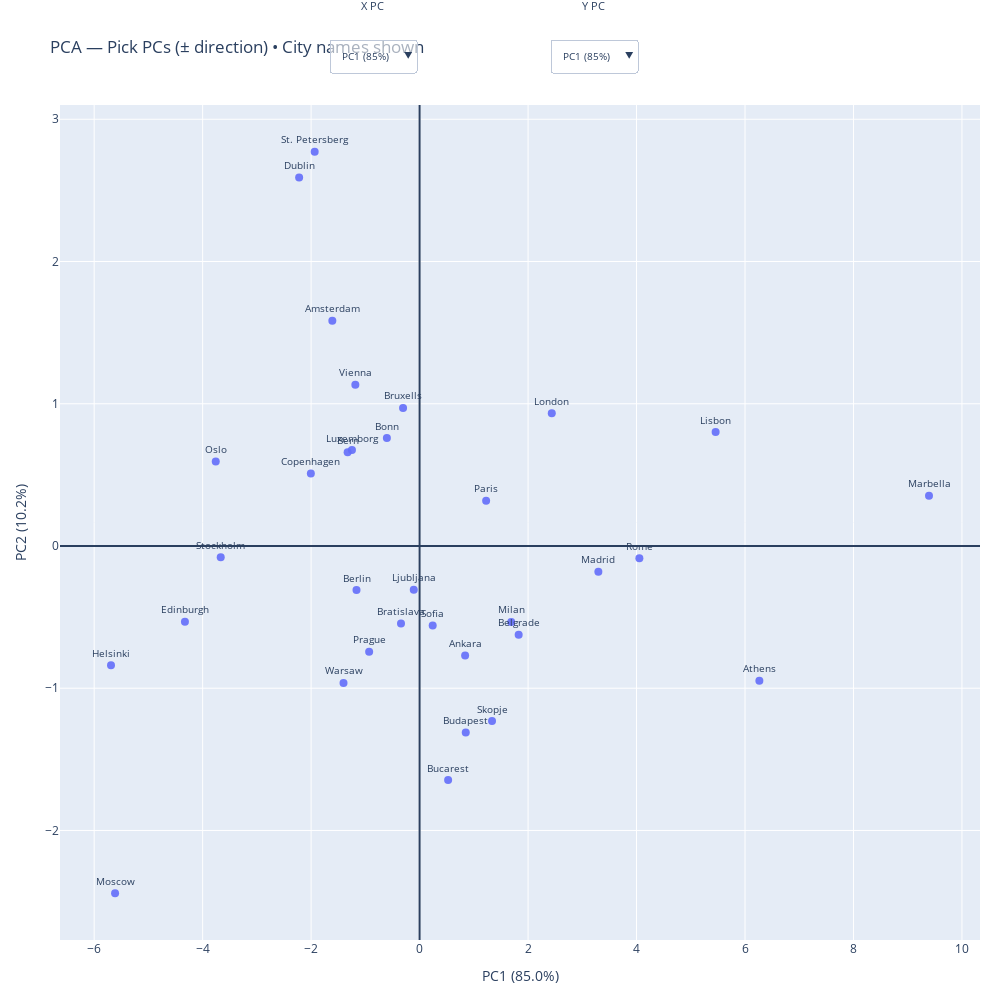

Notebook code for this chart:
### Code cell
# 3) PCA axis picker + Explained variance + Residual map
p = compute_pca_matrix(df, city_col, month_cols, retain=0.95)
fig3 = fig_pca_axis_picker(p["Z"], p["cities"], p["var"]); fig3.show()

### Figure 1 — Plotly figure (JSON) as saved in the notebook; plotly's stock layout.template omitted (floating-point values rounded to 4 significant figures)
{"data": [{"hovertemplate": "<b>%{text}</b><br>PCX=%{x:.3f}<br>PCY=%{y:.3f}<extra></extra>", "marker": {"opacity": 0.9, "size": 8}, "mode": "markers+text", "text": ["Amsterdam", "Ankara", "Athens", "Belgrade", "Berlin", "Bern", "Bonn", "Bruxells", "Bucarest", "Budapest", "Copenhagen", "Dublin", "Helsinki", "Lisbon", "London", "Luxemborg", "Marbella", "Moscow", "Oslo", "Paris", "Prague", "Rome", "Sofia", "Stockholm", "Vienna", "Warsaw", "Bratislava", "St. Petersberg", "Ljubljana", "Madrid", "Milan", "Edinburgh", "Skopje"], "textfont": {"size": 10}, "textposition": "top center", "type": "scatter", "x": [-1.609, 0.8395, 6.265, 1.826, -1.163, -1.327, -0.603, -0.3046, 0.5259, 0.851, -2.005, -2.221, -5.69, 5.458, 2.437, -1.247, 9.392, -5.614, -3.759, 1.227, -0.93, 4.052, 0.2417, -3.667, -1.185, -1.402, -0.3427, -1.934, -0.1073, 3.296, 1.689, -4.327, 1.335], "y": [1.584, -0.7702, -0.9466, -0.6241, -0.3102, 0.6595, 0.7588, 0.9704, -1.646, -1.311, 0.5104, 2.591, -0.8392, 0.801, 0.9324, 0.6747, 0.3539, -2.441, 0.5932, 0.3179, -0.7443, -0.08659, -0.5587, -0.07988, 1.133, -0.9626, -0.5457, 2.772, -0.3083, -0.1812, -0.5338, -0.5317, -1.23]}], "layout": {"annotations": [{"font": {"size": 11}, "showarrow": false, "text": "X PC", "x": 0.34, "xanchor": "center", "xref": "paper", "y": 1.13, "yanchor": "top", "yref": "paper"}, {"font": {"size": 11}, "showarrow": false, "text": "Y PC", "x": 0.58, "xanchor": "center", "xref": "paper", "y": 1.13, "yanchor": "top", "yref": "paper"}], "autosize": false, "height": 1000, "hovermode": "closest", "margin": {"b": 60, "l": 60, "r": 20, "t": 105}, "shapes": [{"type": "line", "x0": 0, "x1": 1, "xref": "x domain", "y0": 0, "y1": 0, "yref": "y"}, {"type": "line", "x0": 0, "x1": 0, "xref": "x", "y0": 0, "y1": 1, "yref": "y domain"}], "title": {"text": "PCA — Pick PCs (± direction) • City names shown"}, "updatemenus": [{"bgcolor": "rgba(255,255,255,0.6)", "buttons": [{"args": [{"x": [[-1.609, 0.8395, 6.265, 1.826, -1.163, -1.327, -0.603, -0.3046, 0.5259, 0.851, -2.005, -2.221, -5.69, 5.458, 2.437, -1.247, 9.392, -5.614, -3.759, 1.227, -0.93, 4.052, 0.2417, -3.667, -1.185, -1.402, -0.3427, -1.934, -0.1073, 3.296, 1.689, -4.327, 1.335]]}, {"xaxis.title.text": "PC1 (85.0%)"}], "label": "PC1 (85%)", "method": "update"}, {"args": [{"x": [[1.609, -0.8395, -6.265, -1.826, 1.163, 1.327, 0.603, 0.3046, -0.5259, -0.851, 2.005, 2.221, 5.69, -5.458, -2.437, 1.247, -9.392, 5.614, 3.759, -1.227, 0.93, -4.052, -0.2417, 3.667, 1.185, 1.402, 0.3427, 1.934, 0.1073, -3.296, -1.689, 4.327, -1.335]]}, {"xaxis.title.text": "-PC1 (85.0%)"}], "label": "-PC1", "method": "update"}, {"args": [{"x": [[1.584, -0.7702, -0.9466, -0.6241, -0.3102, 0.6595, 0.7588, 0.9704, -1.646, -1.311, 0.5104, 2.591, -0.8392, 0.801, 0.9324, 0.6747, 0.3539, -2.441, 0.5932, 0.3179, -0.7443, -0.08659, -0.5587, -0.07988, 1.133, -0.9626, -0.5457, 2.772, -0.3083, -0.1812, -0.5338, -0.5317, -1.23]]}, {"xaxis.title.text": "PC2 (10.2%)"}], "label": "PC2 (10%)", "method": "update"}, {"args": [{"x": [[-1.584, 0.7702, 0.9466, 0.6241, 0.3102, -0.6595, -0.7588, -0.9704, 1.646, 1.311, -0.5104, -2.591, 0.8392, -0.801, -0.9324, -0.6747, -0.3539, 2.441, -0.5932, -0.3179, 0.7443, 0.08659, 0.5587, 0.07988, -1.133, 0.9626, 0.5457, -2.772, 0.3083, 0.1812, 0.5338, 0.5317, 1.23]]}, {"xaxis.title.text": "-PC2 (10.2%)"}], "label": "-PC2", "method": "update"}], "direction": "down", "font": {"size": 10}, "pad": {"b": 1, "l": 1, "r": 1, "t": 1}, "showactive": true, "type": "dropdown", "x": 0.34, "xanchor": "center", "y": 1.08, "yanchor": "top"}, {"bgcolor": "rgba(255,255,255,0.6)", "buttons": [{"args": [{"y": [[-1.609, 0.8395, 6.265, 1.826, -1.163, -1.327, -0.603, -0.3046, 0.5259, 0.851, -2.005, -2.221, -5.69, 5.458, 2.437, -1.247, 9.392, -5.614, -3.759, 1.227, -0.93, 4.052, 0.2417, -3.667, -1.185, -1.402, -0.3427, -1.934, -0.1073, 3.296, 1.689, -4.327, 1.335]]}, {"yaxis.title.text": "PC1 (85.0%)"}], "label": "PC1 (85%)", "method": "update"}, {"args": [{"y": [[1.609, -0.8395, -6.265, -1.826, 1.163, 1.327, 0.603, 0.3046, -0.5259, -0.851, 2.005, 2.221, 5.69, -5.458, -2.437, 1.247, -9.392, 5.614, 3.759, -1.227, 0.93, -4.052, -0.2417, 3.667, 1.185, 1.402, 0.3427, 1.934, 0.1073, -3.296, -1.689, 4.327, -1.335]]}, {"yaxis.title.text": "-PC1 (85.0%)"}], "label": "-PC1", "method": "update"}, {"args": [{"y": [[1.584, -0.7702, -0.9466, -0.6241, -0.3102, 0.6595, 0.7588, 0.9704, -1.646, -1.311, 0.5104, 2.591, -0.8392, 0.801, 0.9324, 0.6747, 0.3539, -2.441, 0.5932, 0.3179, -0.7443, -0.08659, -0.5587, -0.07988, 1.133, -0.9626, -0.5457, 2.772, -0.3083, -0.1812, -0.5338, -0.5317, -1.23]]}, {"yaxis.title.text": "PC2 (10.2%)"}], "label": "PC2 (10%)", "method": "update"}, {"args": [{"y": [[-1.584, 0.7702, 0.9466, 0.6241, 0.3102, -0.6595, -0.7588, -0.9704, 1.646, 1.311, -0.5104, -2.591, 0.8392, -0.801, -0.9324, -0.6747, -0.3539, 2.441, -0.5932, -0.3179, 0.7443, 0.08659, 0.5587, 0.07988, -1.133, 0.9626, 0.5457, -2.772, 0.3083, 0.1812, 0.5338, 0.5317, 1.23]]}, {"yaxis.title.text": "-PC2 (10.2%)"}], "label": "-PC2", "method": "update"}], "direction": "down", "font": {"size": 10}, "pad": {"b": 1, "l": 1, "r": 1, "t": 1}, "showactive": true, "type": "dropdown", "x": 0.58, "xanchor": "center", "y": 1.08, "yanchor": "top"}], "width": 1000, "xaxis": {"title": {"text": "PC1 (85.0%)"}}, "yaxis": {"title": {"text": "PC2 (10.2%)"}}}}
